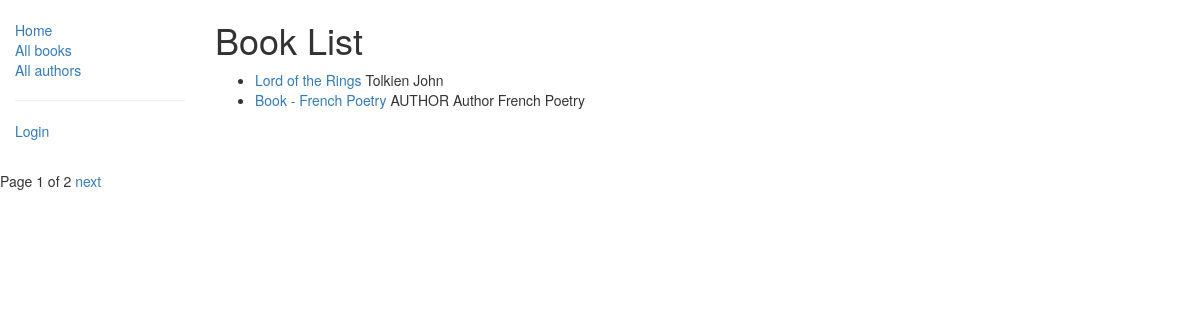
/catalog/books/, run on the app's committed database.
### catalog/models.py (models this page shows, shortened)
class Book(models.Model):
    title = models.CharField(max_length=200)
    author = models.ForeignKey("Author", on_delete=models.SET_NULL, null=True)
    summary = models.TextField(max_length=1000, help_text="Enter a brief description of the book")
    isbn = models.CharField("ISBN", max_length=13, help_text='13 Character <a href="https://www.isbn-international'
                                                             '.org/content/what-isbn">ISBN number</a>')
    genre = models.ManyToManyField(Genre, help_text="Select a genre for this book")
    def get_absolute_url(self):
        return reverse('book-detail', args=[str(self.id)])

class Author(models.Model):
    first_name = models.CharField(max_length=100)
    last_name = models.CharField(max_length=100)
    date_of_birth = models.DateField(null=True, blank=True)
    date_of_death = models.DateField('Died', null=True, blank=True)
    def __str__(self):
        return "{0} {1}".format(self.last_name, self.first_name)

### catalog/views.py (the view)
class BookListView(generic.ListView):
    model = Book  # ваше собственное имя переменной контекста в шаблоне
    paginate_by = 2
    '''# context_object_name = "book_list"
    # template_name = 'books/book_list.html'
    # queryset = Book.objects.filter(title__icontains='war')[:5] Получение 5 книг, содержащих слово 'war' в заголовке

    # def get_context_data(self):
    #     context = super(BookListView, self).get_context_data(**kwargs)
    #     context['some_data'] = 'This is just some data'
    #     return context

    # def get_queryset(self):
    #     return Book.objects.filter(title__icontains='war')[:5]'''

### catalog/templates/catalog/book_list.html
{% extends 'base_generic.html' %}
{% block content %}
    <h1>Book List</h1>
    {% if book_list %}
        <ul>
            {% for book in book_list %}
                <li>
                    <a href="{{ book.get_absolute_url }}">
                        {{ book.title }}
                    </a>
                    {{ book.author }}
                </li>
            {% endfor %}
        </ul>
    {% else %}
        <p>There are no books in the library.</p>
    {% endif %}
{%endblock%}

### data on the page
Book: title "Lord of the Rings", author "Tolkien John"
Book: title "Book - French Poetry", author "AUTHOR Author French Poetry"

### other printed values
{{ page_obj.number }} "1"
{{ page_obj.paginator.num_pages }} "2"
